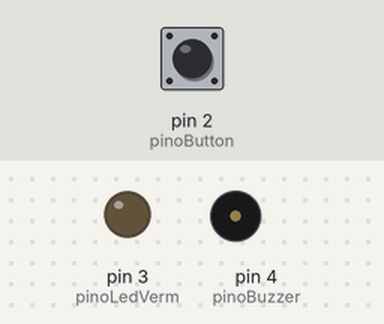
A sketch run on a simulated Arduino Uno, built with avr-gcc and run on an emulated ATmega328P. Shown: output pins drawn as LEDs (lit = HIGH), buzzer (waves = sounding). Inputs (shaded band) come from the test bench; at power-on: pin 2 (pinoButton) LOW.

Above: at 2.2 s.
2.3 s: pin 2 (pinoButton) pulled HIGH for 0.15 s
At 2.37 s:
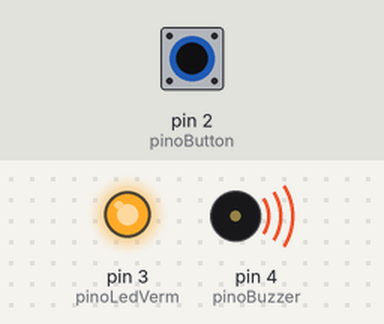
3.9 s: pin 2 (pinoButton) pulled HIGH for 3.2 s
At 8.1 s:
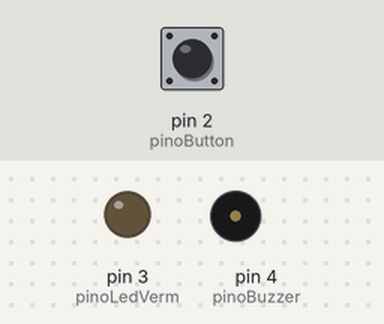
Timing chart, 0 to 9.6 s (numbered marks = the images above; inputs shaded):
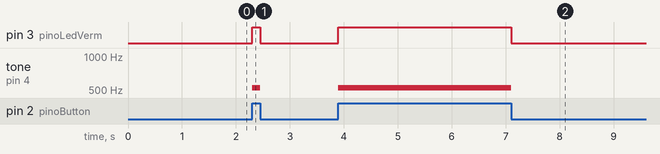

Measured:
- after the input at 2.3 s, pin 3 (pinoLedVerm): LOW → HIGH at once, → LOW 0.15 s later; tone on pin 4 (pinoBuzzer): silent → 523 Hz at once, → silent 0.15 s later
- after the input at 3.9 s, pin 3 (pinoLedVerm): LOW → HIGH at once, → LOW 3.2 s later; tone on pin 4 (pinoBuzzer): silent → 523 Hz at once, → silent 3.2 s later

The sketch:

Buzzer_Button.ino
```cpp
// constante para pino da buzzer
#define pinoBuzzer 4
#define pinoLedVerm 3
#define pinoButton 2
#define pinoButton2 5

void setup() {
  Serial.begin(9600);
  //modo do pino
  pinMode(pinoBuzzer, OUTPUT);
  pinMode(pinoLedVerm, OUTPUT);
  pinMode(pinoButton, INPUT);

  delay(1000);  //parada estrategica
}

void loop() {
  if (digitalRead(pinoButton) == 1){
    tone(pinoBuzzer, 523);  //Nota Musical DÓ
    digitalWrite(pinoLedVerm, HIGH);
  }

  else if (digitalRead(pinoButton) == 0) {
  noTone(pinoBuzzer);               //Desliga o buzzer
  digitalWrite(pinoLedVerm, LOW);  //apaga o led
  }
}
```
